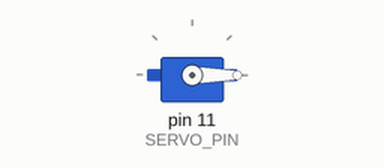
A sketch run on a simulated Arduino Uno, built with avr-gcc and run on an emulated ATmega328P. Shown: servo. What the sketch prints to the serial monitor is not drawn.

Above: at 0.05 s.
Timing chart, 0 to 4.6 s (numbered marks = the images above):
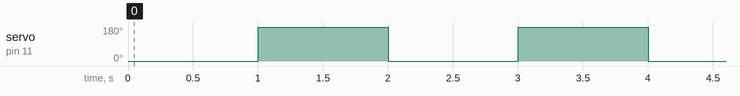

The sketch:

servo.ino
```cpp
#include <Servo.h>

#define SERVO_PIN 11

Servo gServo;

void setup()
{ Serial.begin(9600);
    gServo.attach(SERVO_PIN);
    gServo.write(0);
    Serial.println("Setup");
}

void loop()
{
    Serial.println("loop");
    gServo.write(0);
    delay(1000);

    // gServo.write(90);
    // delay(1000);

    gServo.write(180);
    delay(1000);
}
```

Measured:
- by itself, servo on pin 11 (SERVO_PIN): alternates 180° for 1.0 s and 0° for 1.0 s
